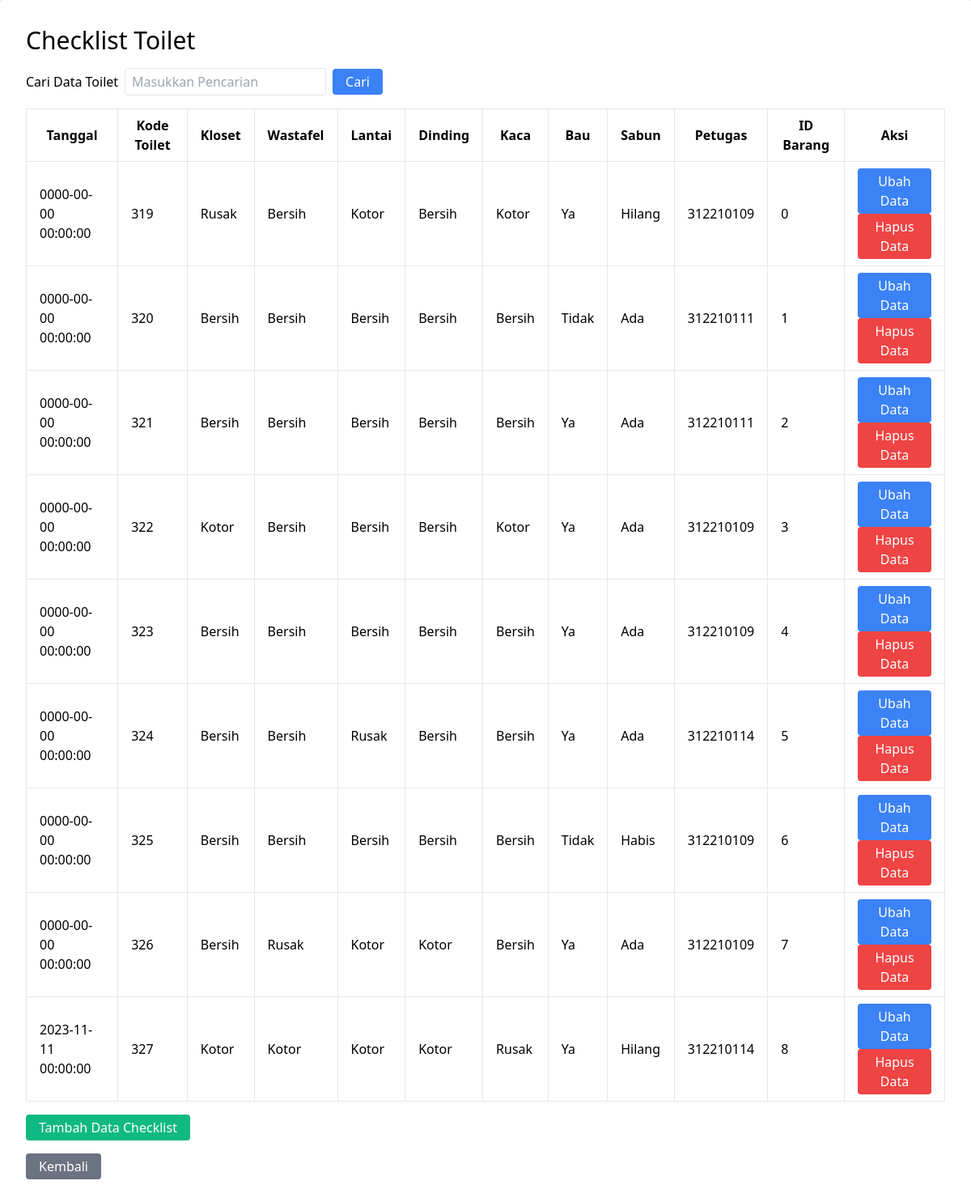
The page / on the database its author committed.
### tables this page shows
CREATE TABLE `checklist` (
  `id` int(11) NOT NULL,
  `tanggal` datetime DEFAULT NULL,
  `toilet_id` int(11) NOT NULL,
  `kloset` varchar(10) DEFAULT NULL,
  `wastafel` varchar(10) DEFAULT NULL,
  `lantai` varchar(10) DEFAULT NULL,
  `dinding` varchar(10) DEFAULT NULL,
  `kaca` varchar(10) DEFAULT NULL,
  `bau` varchar(10) DEFAULT NULL,
  `sabun` varchar(10) DEFAULT NULL,
  `users_id` int(11) NOT NULL
);

### index.php (the view, shortened to what this page needs)
<?php
include("koneksi.php");
$q = "";
$sql = 'SELECT * FROM checklist ';
$result = mysqli_query($conn, $sql);
?>
<!DOCTYPE html>
<html lang="en">
<head>
    <link href="https://cdn.jsdelivr.net/npm/tailwindcss@2.2.19/dist/tailwind.min.css" rel="stylesheet">
</head>
<body class="bg-gray-200 min-h-screen flex items-center justify-center">
    <div class="bg-white p-8 rounded shadow-lg">
        <h1 class="text-3xl mb-4">Checklist Toilet</h1>
        <form action="index.php" method="get" class="mb-4">
            <div class="flex items-center">
                <label for="q" class="mr-2">Cari Data Toilet</label>
                <input type="text" placeholder="Masukkan Pencarian" id="q" name="q" class="border rounded py-1 px-2 focus:outline-none focus:border-blue-500" value="<?php echo $q ?>">
                <button type="submit" name="submit" class="ml-2 bg-blue-500 hover:bg-blue-700 text-white py-1 px-4 rounded">Cari</button>
            </div>
        </form>
        <table class="w-full mb-4">
            <thead>
                <tr>
                    <th class="border px-4 py-2">Tanggal</th>
                    <th class="border px-4 py-2">Kode Toilet</th>
                    <th class="border px-4 py-2">Kloset</th>
                    <th class="border px-4 py-2">Wastafel</th>
                    <th class="border px-4 py-2">Lantai</th>
                    <th class="border px-4 py-2">Dinding</th>
                    <th class="border px-4 py-2">Kaca</th>
                    <th class="border px-4 py-2">Bau</th>
                    <th class="border px-4 py-2">Sabun</th>
                    <th class="border px-4 py-2">Petugas</th>
                    <th class="border px-4 py-2">ID Barang</th>
                    <th class="border px-4 py-2">Aksi</th>
                </tr>
            </thead>
            <tbody>
                <?php if ($result) : ?>
                    <?php while ($row = mysqli_fetch_array($result)) : ?>
                        <tr>
                            <td class="border px-4 py-2"><?= $row['tanggal']; ?></td>
                            <td class="border px-4 py-2"><?= $row['toilet_id']; ?></td>
                            <td class="border px-4 py-2"><?= $row['kloset']; ?></td>
                            <td class="border px-4 py-2"><?= $row['wastafel']; ?></td>
                            <td class="border px-4 py-2"><?= $row['lantai']; ?></td>
                            <td class="border px-4 py-2"><?= $row['dinding']; ?></td>
                            <td class="border px-4 py-2"><?= $row['kaca']; ?></td>
                            <td class="border px-4 py-2"><?= $row['bau']; ?></td>
                            <td class="border px-4 py-2"><?= $row['sabun']; ?></td>
                            <td class="border px-4 py-2"><?= $row['users_id']; ?></td>
                            <td class="border px-4 py-2"><?= $row['id']; ?></td>
                            <td class="border px-4 py-2">
                                <button type="button" class="bg-blue-500 hover:bg-blue-700 text-white py-1 px-2 rounded"><a href="ubah.php?id=<?= $row['id']; ?>">Ubah Data</a></button>
                                <button type="button" class="bg-red-500 hover:bg-red-700 text-white py-1 px-2 rounded"><a href="hapus.php?id=<?= $row['id']; ?>">Hapus Data</a></button>
                            </td>
                        </tr>
                    <?php endwhile; ?>
                <?php else : ?>
                    <tr>
                        <td class="border px-4 py-2 text-center" colspan="12" style="color: darkblue;">Belum ada data</td>
                    </tr>
                <?php endif; ?>
            </tbody>
        </table>
        <div class="mb-4">
            <button class="bg-green-500 hover:bg-green-700 text-white py-1 px-4 rounded"><a href="tambah.php">Tambah Data Checklist</a></button>
        </div>
        <div>
            <button class="bg-gray-500 hover:bg-gray-700 text-white py-1 px-4 rounded"><a href="home.php">Kembali</a></button>
        </div>
    </div>
</body>
</html>

### rows shown on the page
checklist: tanggal "0000-00-00 00:00:00", toilet "319", kloset "Rusak", wastafel "Bersih", lantai "Kotor", dinding "Bersih", kaca "Kotor", bau "Ya", sabun "Hilang", users "312210109", id "0"
checklist: tanggal "0000-00-00 00:00:00", toilet "320", kloset "Bersih", wastafel "Bersih", lantai "Bersih", dinding "Bersih", kaca "Bersih", bau "Tidak", sabun "Ada", users "312210111", id "1"
checklist: tanggal "0000-00-00 00:00:00", toilet "321", kloset "Bersih", wastafel "Bersih", lantai "Bersih", dinding "Bersih", kaca "Bersih", bau "Ya", sabun "Ada", users "312210111", id "2"
checklist: tanggal "0000-00-00 00:00:00", toilet "322", kloset "Kotor", wastafel "Bersih", lantai "Bersih", dinding "Bersih", kaca "Kotor", bau "Ya", sabun "Ada", users "312210109", id "3"
checklist: tanggal "0000-00-00 00:00:00", toilet "323", kloset "Bersih", wastafel "Bersih", lantai "Bersih", dinding "Bersih", kaca "Bersih", bau "Ya", sabun "Ada", users "312210109", id "4"
checklist: tanggal "0000-00-00 00:00:00", toilet "324", kloset "Bersih", wastafel "Bersih", lantai "Rusak", dinding "Bersih", kaca "Bersih", bau "Ya", sabun "Ada", users "312210114", id "5"
checklist: tanggal "0000-00-00 00:00:00", toilet "325", kloset "Bersih", wastafel "Bersih", lantai "Bersih", dinding "Bersih", kaca "Bersih", bau "Tidak", sabun "Habis", users "312210109", id "6"
checklist: tanggal "0000-00-00 00:00:00", toilet "326", kloset "Bersih", wastafel "Rusak", lantai "Kotor", dinding "Kotor", kaca "Bersih", bau "Ya", sabun "Ada", users "312210109", id "7"
checklist: tanggal "2023-11-11 00:00:00", toilet "327", kloset "Kotor", wastafel "Kotor", lantai "Kotor", dinding "Kotor", kaca "Rusak", bau "Ya", sabun "Hilang", users "312210114", id "8"
